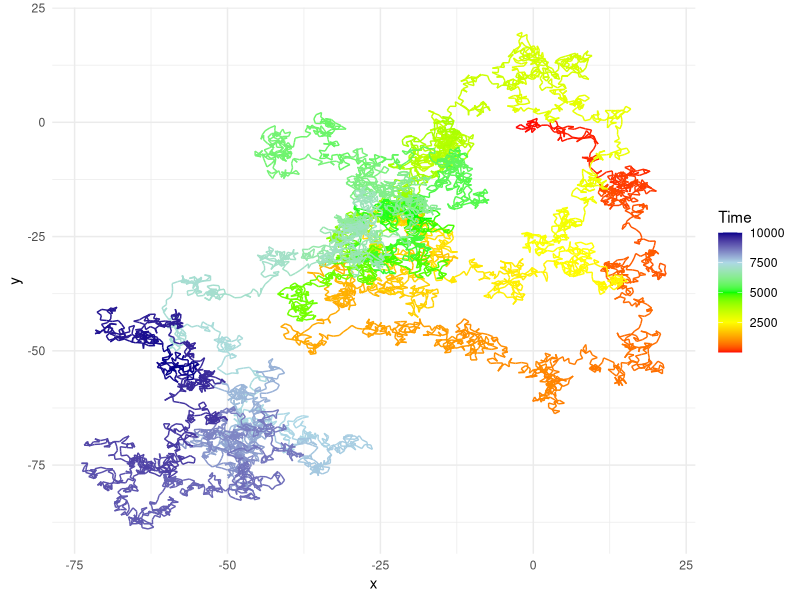

This chart was generated by the following R code:
library(tidyverse)

random_walk <- function(time = 10000, 
                        gradient = c("red","yellow","green", "lightblue","darkblue"),
                        step_size = 1) {
  
  stopifnot(is.numeric(time), is.character(gradient), is.numeric(step_size))
  
  walk <- (1:time)
  
  x <- vector("integer", length = length(walk))
  y <- vector("integer", length = length(walk))
  
  walk <- cbind(walk, x, y) %>% 
    as.tibble() %>% 
    mutate(random = runif(time) * 2 * pi,
           dx = sin(random),
           dy = cos(random))
  
  for (i in seq_along(1:(time-1))) {
    walk$x[i + 1] <- walk$x[i] + walk$dx[i + 1] * step_size
    walk$y[i + 1] <- walk$y[i] + walk$dy[i + 1] * step_size
  }
  
  plot <- ggplot(walk, aes(x, y, color = walk)) +
    geom_path() + 
    labs(color = "Time") +
    scale_colour_gradientn(colors = gradient) +
    theme_minimal()
  
  print(plot)
}


random_walk()

  